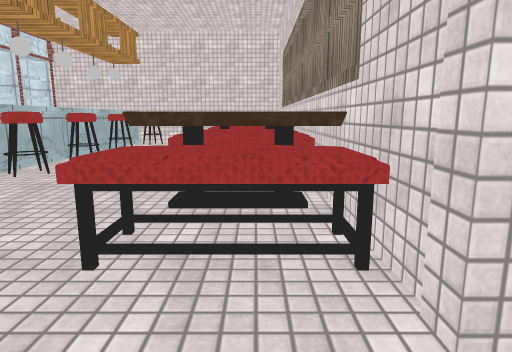
view 1 (above)

14 first-person views from a walk through a 3-D level made in the Unity game engine. The camera is 1.2 m above the floor, tilts 10° down and sees 75° across. Doors are open. The floor is counted in squares, 1 m on a side. Each view is taken from the middle of a square. On the plan, view 1 faces up. The plan holds only what a view shows up to about 14 squares ahead; the rest is blank. Some surface patterns are stand-ins.

view 2
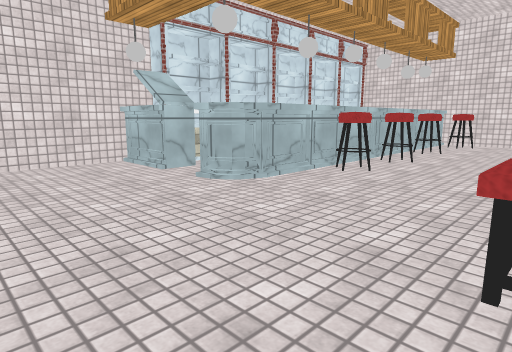

view 3
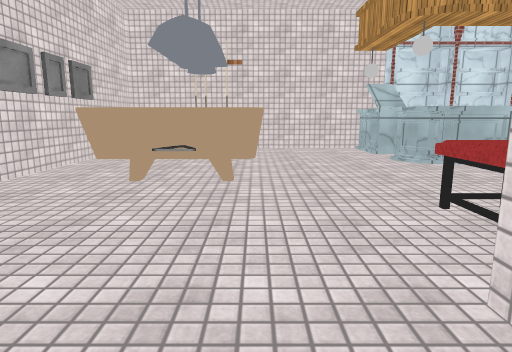

view 4
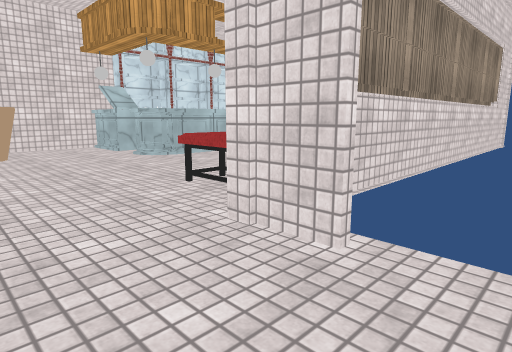

view 5
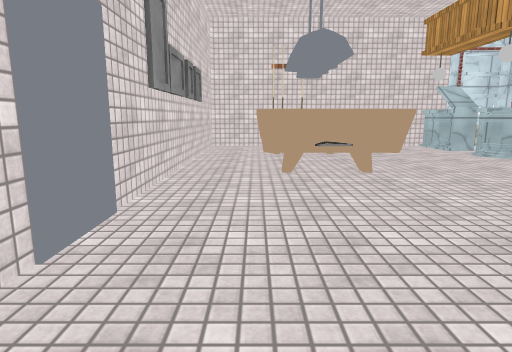

view 6
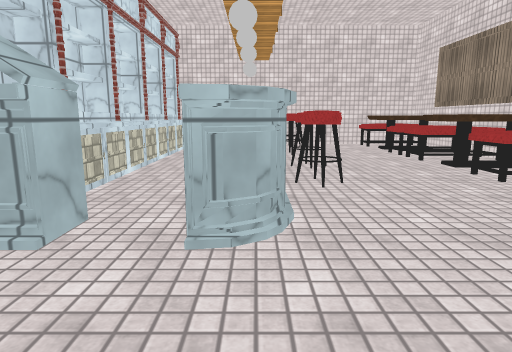

view 7
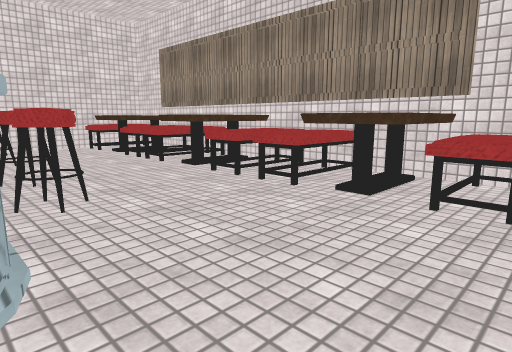

view 8
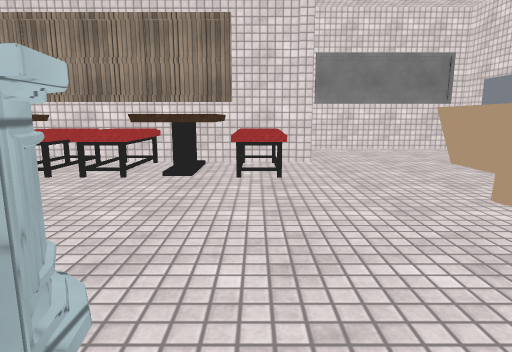

view 9
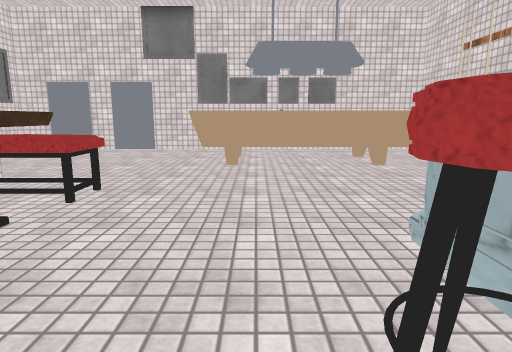

view 10
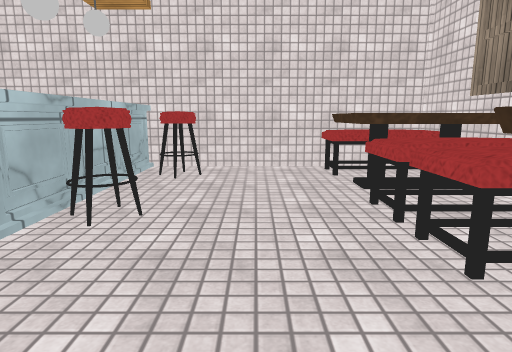

view 11
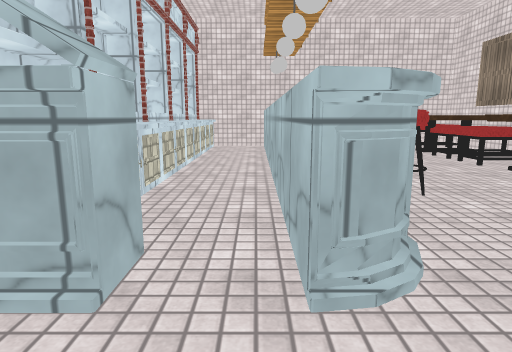

view 12
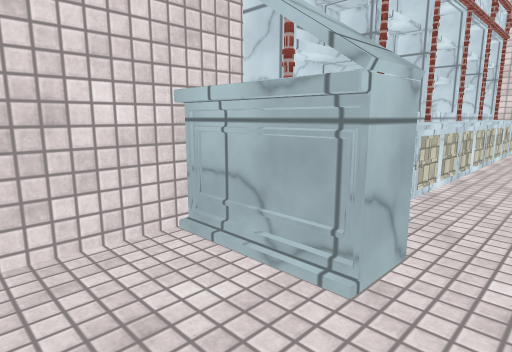

view 13
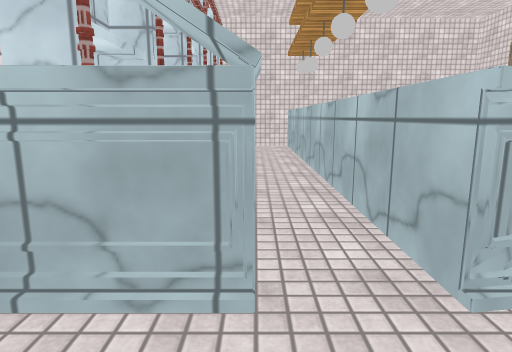

view 14
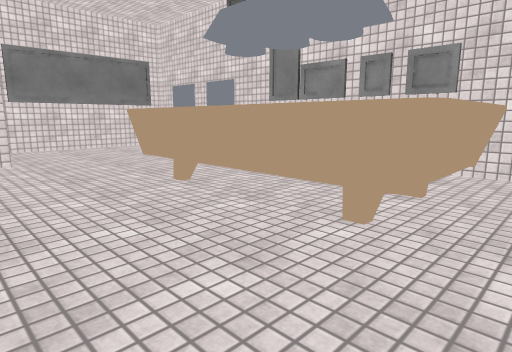

### Floor plan
Key: @ floor where view 1 was taken; # wall or solid block; . floor; D open door; ^ raised ledge.
Columns run from 10 left of view 1 to 5 right of it. Each row starts with its distance up from view 1.
 16 #^##^####^^#
 15 #^..^##..^^^
 14 #^..^....^^^
 13  ^..^....^^#
 12  ^..^^...^^#
 11 #^..^....^^#
 10 #^..^....^^^
  9 #^..^#...^^^
  8 #^..^....^^#
  7 #^..^^...^^#
  6 #^..^....^^#
  5 ###.^....^^^
  4 ###.^....^^^
  3 #........^^^
  2 #..........##DD#
  1 #..............#
  0 #.^^^^^^..@....#
 -1 #.^^  ^^.......#
 -2 #.^^  ^^.......#
 -3 #.^^^^^^.......#
 -4 #..............#
 -5 ################

Where each view was taken, in squares from view 1:
view 1: 0 up, 0 right, facing up
view 2: 0 up, 1 left, facing up-left
view 3: 0 up, 3 right, facing left
view 4: 1 down, 4 right, facing up-left
view 5: 3 down, 4 right, facing left
view 6: 1 up, 6 left, facing up
view 7: 2 up, 6 left, facing up-right
view 8: 3 up, 8 left, facing right
view 9: 8 up, 4 left, facing down
view 10: 8 up, 3 left, facing up
view 11: 2 up, 7 left, facing up
view 12: 2 up, 7 left, facing up-left
view 13: 2 up, 8 left, facing up
view 14: 3 up, 9 left, facing down-right
